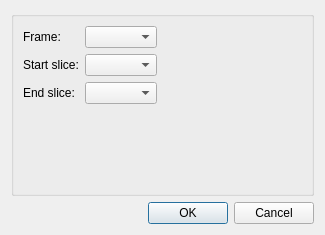
<?xml version="1.0" encoding="UTF-8"?>
<ui version="4.0">
 <class>frmAdjustAxialSlices</class>
 <widget class="QDialog" name="frmAdjustAxialSlices">
  <property name="geometry">
   <rect>
    <x>0</x>
    <y>0</y>
    <width>325</width>
    <height>235</height>
   </rect>
  </property>
  <property name="sizePolicy">
   <sizepolicy hsizetype="Fixed" vsizetype="Fixed">
    <horstretch>0</horstretch>
    <verstretch>0</verstretch>
   </sizepolicy>
  </property>
  <property name="minimumSize">
   <size>
    <width>325</width>
    <height>235</height>
   </size>
  </property>
  <property name="windowTitle">
   <string>Adjust Axial Slices</string>
  </property>
  <layout class="QGridLayout" name="gridLayout">
   <item row="2" column="0">
    <widget class="QDialogButtonBox" name="buttonBox">
     <property name="orientation">
      <enum>Qt::Horizontal</enum>
     </property>
     <property name="standardButtons">
      <set>QDialogButtonBox::Cancel|QDialogButtonBox::Ok</set>
     </property>
    </widget>
   </item>
   <item row="1" column="0">
    <widget class="QGroupBox" name="groupBox">
     <property name="title">
      <string/>
     </property>
     <layout class="QGridLayout" name="gridLayout_2">
      <item row="0" column="0">
       <widget class="QLabel" name="label">
        <property name="text">
         <string>Frame:</string>
        </property>
       </widget>
      </item>
      <item row="0" column="1">
       <widget class="QComboBox" name="cboFrame"/>
      </item>
      <item row="1" column="0">
       <widget class="QLabel" name="label_2">
        <property name="text">
         <string>Start slice:</string>
        </property>
       </widget>
      </item>
      <item row="1" column="1">
       <widget class="QComboBox" name="cboStartSlice"/>
      </item>
      <item row="2" column="0">
       <widget class="QLabel" name="label_3">
        <property name="text">
         <string>End slice:</string>
        </property>
       </widget>
      </item>
      <item row="2" column="1">
       <widget class="QComboBox" name="cboEndSlice"/>
      </item>
      <item row="3" column="0">
       <spacer name="verticalSpacer">
        <property name="orientation">
         <enum>Qt::Vertical</enum>
        </property>
        <property name="sizeHint" stdset="0">
         <size>
          <width>20</width>
          <height>40</height>
         </size>
        </property>
       </spacer>
      </item>
      <item row="1" column="2">
       <spacer name="horizontalSpacer">
        <property name="orientation">
         <enum>Qt::Horizontal</enum>
        </property>
        <property name="sizeHint" stdset="0">
         <size>
          <width>40</width>
          <height>20</height>
         </size>
        </property>
       </spacer>
      </item>
     </layout>
    </widget>
   </item>
  </layout>
 </widget>
 <resources/>
 <connections>
  <connection>
   <sender>buttonBox</sender>
   <signal>accepted()</signal>
   <receiver>frmAdjustAxialSlices</receiver>
   <slot>accept()</slot>
   <hints>
    <hint type="sourcelabel">
     <x>248</x>
     <y>254</y>
    </hint>
    <hint type="destinationlabel">
     <x>157</x>
     <y>274</y>
    </hint>
   </hints>
  </connection>
  <connection>
   <sender>buttonBox</sender>
   <signal>rejected()</signal>
   <receiver>frmAdjustAxialSlices</receiver>
   <slot>reject()</slot>
   <hints>
    <hint type="sourcelabel">
     <x>316</x>
     <y>260</y>
    </hint>
    <hint type="destinationlabel">
     <x>286</x>
     <y>274</y>
    </hint>
   </hints>
  </connection>
 </connections>
</ui>
